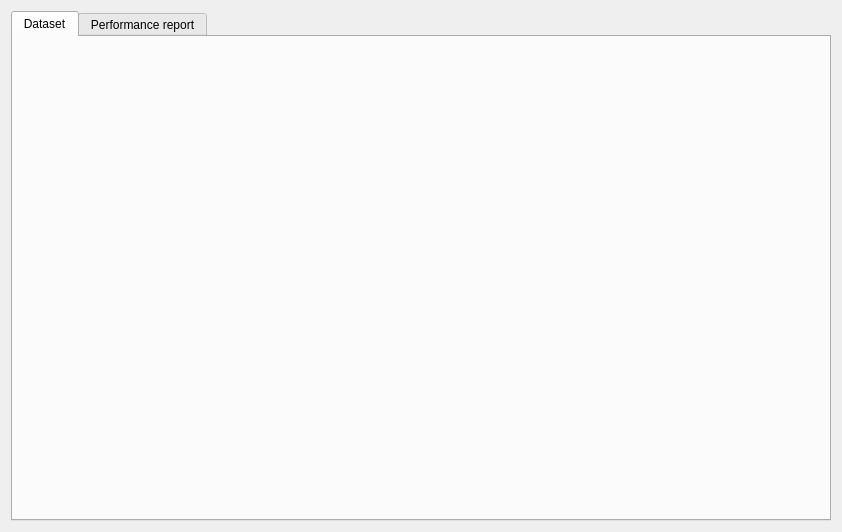
<?xml version="1.0" encoding="UTF-8"?>
<ui version="4.0">
 <class>AIOptimization</class>
 <widget class="QWidget" name="AIOptimization">
  <property name="geometry">
   <rect>
    <x>0</x>
    <y>0</y>
    <width>842</width>
    <height>532</height>
   </rect>
  </property>
  <property name="minimumSize">
   <size>
    <width>780</width>
    <height>321</height>
   </size>
  </property>
  <property name="font">
   <font>
    <pointsize>9</pointsize>
   </font>
  </property>
  <property name="windowTitle">
   <string>Learning</string>
  </property>
  <property name="styleSheet">
   <string notr="true"/>
  </property>
  <layout class="QVBoxLayout" name="main_area">
   <item>
    <widget class="QTabWidget" name="tab_widget">
     <property name="styleSheet">
      <string notr="true"/>
     </property>
     <property name="currentIndex">
      <number>0</number>
     </property>
     <widget class="DatasetWidget" name="dataset_tab">
      <property name="styleSheet">
       <string notr="true"/>
      </property>
      <attribute name="title">
       <string>Dataset</string>
      </attribute>
     </widget>
     <widget class="TestWidget" name="test_tab">
      <property name="styleSheet">
       <string notr="true"/>
      </property>
      <attribute name="title">
       <string>Performance report</string>
      </attribute>
     </widget>
    </widget>
   </item>
  </layout>
 </widget>
 <customwidgets>
  <customwidget>
   <class>DatasetWidget</class>
   <extends>QWidget</extends>
   <header>view/dataset.h</header>
   <container>1</container>
  </customwidget>
  <customwidget>
   <class>TestWidget</class>
   <extends>QWidget</extends>
   <header>view/test.h</header>
   <container>1</container>
  </customwidget>
 </customwidgets>
 <resources/>
 <connections/>
</ui>
